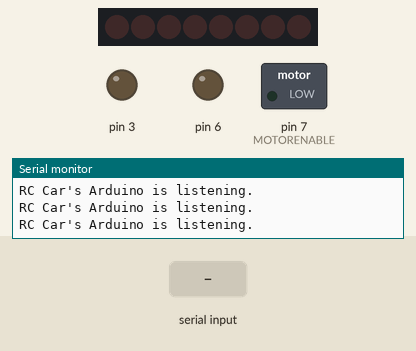
This sketch was run on a simulated Arduino Uno, built with avr-gcc and run on an emulated ATmega328P. Shown: 8 shift-register outputs drawn as a row of LEDs (first output left, lit = HIGH), switched loads named in the sketch (green lamp = pin HIGH), output pins drawn as LEDs (lit = HIGH), the last lines printed to the serial monitor. Wiring (inferred from the names in the program): shift register (74HC595): data pin 8; shift clock pin 4; latch pin 12. Wiring (inferred from the signals the program sends): row of LEDs: on Q0, Q1, Q2, Q3, Q4, Q5, Q6, Q7. Dashed ring = blinking. The test bench sets the inputs (shaded band). Pins used as bus, display or sensor lines are not drawn.

Above: at 1.2 s.
1.3 s: "30,150\n" received over Serial
At 1.59 s:
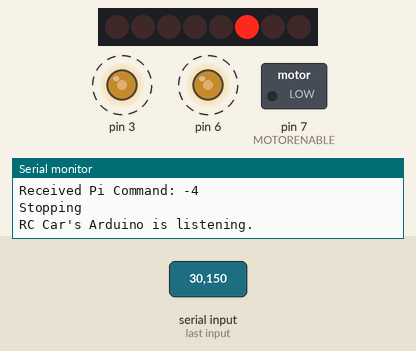
4.3 s: "90,45\n" received over Serial
At 4.57 s:
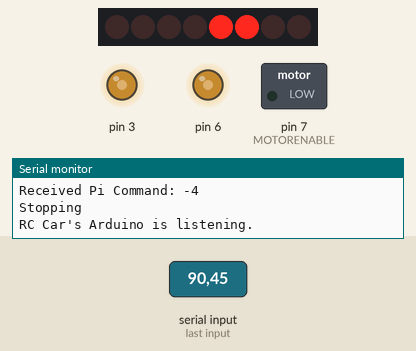
6.2 s: "2\n" received over Serial
At 6.25 s:
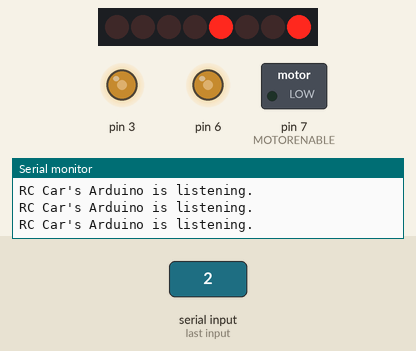
7.8 s: "1\n" received over Serial
At 7.86 s:
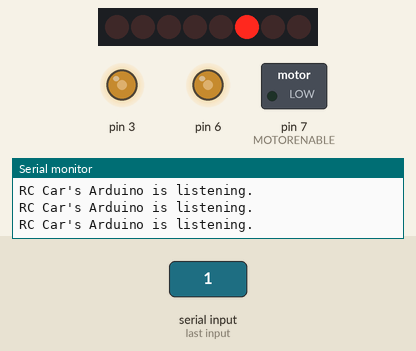
9.3 s: "3\n" received over Serial
At 9.37 s:
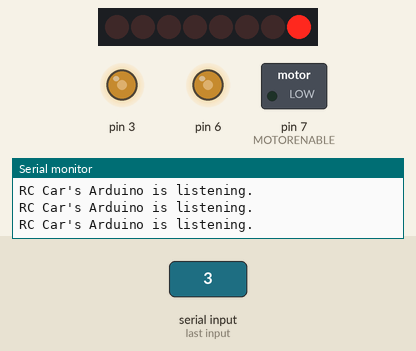
10.8 s: "4\n" received over Serial
At 12.3 s:
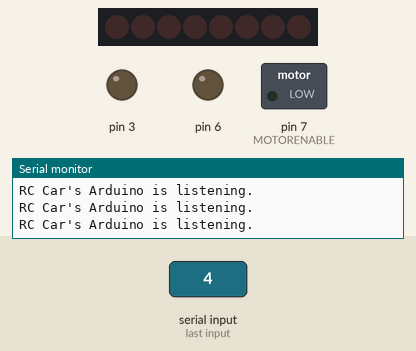
Timing chart, 0 to 13.3 s (numbered marks = the images above; inputs shaded):
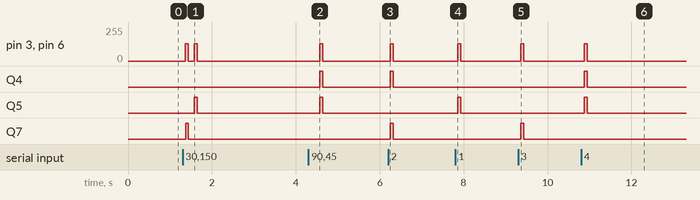

The sketch:

picar.ino
```cpp
#include <Servo.h>

//joystick settings
//#define x A0
//#define y A1
#define Speed 128 //max 255

//L293D shield settings
#define MOTORLATCH 12
#define MOTORCLK 4
#define MOTORENABLE 7
#define MOTORDATA 8

#define MOTOR1_A 2
#define MOTOR1_B 3

#define MOTOR2_A 9
#define MOTOR2_B 4

#define MOTOR3_A 5
#define MOTOR3_B 7

#define MOTOR4_A 10
#define MOTOR4_B 6

#define MOTOR1_PWM 11
#define MOTOR2_PWM 3
#define MOTOR3_PWM 6
#define MOTOR4_PWM 5

//#define SERVO1_PWM 10
//#define SERVO2_PWM 9

#define FORWARD 1
#define BACKWARD 2
#define BRAKE 3
#define RELEASE 4


Servo servo_1;
Servo servo_2;

void setup() {
  Serial.begin(9600);
  //servo_1.attach(SERVO1_PWM);
  //servo_2.attach(SERVO2_PWM);
}

void loop() {
  Serial.println("RC Car's Arduino is listening.");
  if (Serial.available() > 0) {
    int piCommand = Serial.read() - '0'; //zero trick converts to int
    Serial.print("Received Pi Command: ");
    Serial.println(piCommand);
    if (piCommand == 1) {
      // Forward
      Serial.println("Moving Forward");
      motor(2, FORWARD, Speed);
      motor(3, FORWARD, Speed);
    } else if (piCommand == 2) {
      // Backward
      Serial.println("Moving Backward");
      motor(2, BACKWARD, Speed);
      motor(3, BACKWARD, Speed);
    } else if (piCommand == 3) {
      // Turn Left
      Serial.println("Turning Left");
      motor(2, FORWARD, Speed);
      motor(3, BACKWARD, Speed);
    } else if (piCommand == 4) {
      // Turn Right
      Serial.println("Turning Right");
      motor(2, BACKWARD, Speed);
      motor(3, FORWARD, Speed);
    } else {
      // Stop both motors
      Serial.println("Stopping");
      motor(2, RELEASE, 0);
      motor(3, RELEASE, 0);
    }
  }
}


void motor(int nMotor, int command, int speed) {
  int motorA, motorB;
  if (nMotor >= 1 && nMotor <= 4) {
    switch (nMotor){
      case 1:
        motorA = MOTOR1_A;
        motorB = MOTOR1_B;
        break;
      case 2:
        motorA = MOTOR2_A;
        motorB = MOTOR2_B;
       break;
     case 3:
        motorA = MOTOR3_A;
        motorB = MOTOR3_B;
        break;
     case 4:
        motorA = MOTOR4_A;
        motorB = MOTOR4_B;
        break;
     default:
        break;
    }
   switch (command) {
    case FORWARD:
        motor_output (motorA, HIGH, speed);
        motor_output (motorB, LOW, -1); // -1: no PWM set
        break;
    case BACKWARD:
        motor_output (motorA, LOW, speed);
        motor_output (motorB, HIGH, -1); // -1: no PWM set
        break;
    case BRAKE:
        motor_output (motorA, LOW, 255); // 255: fully on.
        motor_output (motorB, LOW, -1); // -1: no PWM set
        break;
    case RELEASE:
        motor_output (motorA, LOW, 0); // 0: output floating.
        motor_output (motorB, LOW, -1); // -1: no PWM set
        break;
    default:
        break;
    }
  }
}
void motor_output (int output, int high_low, int speed) {
 int motorPWM;
switch (output){
 case MOTOR1_A:
 case MOTOR1_B:
 motorPWM = MOTOR1_PWM;
 break;
 case MOTOR2_A:
 case MOTOR2_B:
 motorPWM = MOTOR2_PWM;
 break;
 case MOTOR3_A:
 case MOTOR3_B:
 motorPWM = MOTOR3_PWM;
 break;
 case MOTOR4_A:
 case MOTOR4_B:
 motorPWM = MOTOR4_PWM;
 break;
 default:
 speed = -3333;
 break;
}
if (speed != -3333) {
 shiftWrite(output, high_low); // set PWM only if it is valid
if (speed >= 0 && speed <= 255) {
 analogWrite(motorPWM, speed);
}
}
}

void shiftWrite(int output, int high_low) {
 static int latch_copy;
 static int shift_register_initialized = false;
// Do the initialization on the fly,
// at the first time it is used.
if (!shift_register_initialized) {
// Set pins for shift register to output
 pinMode(MOTORLATCH, OUTPUT);
 pinMode(MOTORENABLE, OUTPUT);
 pinMode(MOTORDATA, OUTPUT);
 pinMode(MOTORCLK, OUTPUT);
// Set pins for shift register to default value (low);
 digitalWrite(MOTORDATA, LOW);
 digitalWrite(MOTORLATCH, LOW);
 digitalWrite(MOTORCLK, LOW);
// Enable the shift register, set Enable pin Low.
 digitalWrite(MOTORENABLE, LOW);
// start with all outputs (of the shift register) low
 latch_copy = 0;
 shift_register_initialized = true;
}

// The defines HIGH and LOW are 1 and 0.
// So this is valid.
bitWrite(latch_copy, output, high_low);
shiftOut(MOTORDATA, MOTORCLK, MSBFIRST, latch_copy);
delayMicroseconds(5); // For safety, not really needed.
digitalWrite(MOTORLATCH, HIGH);
delayMicroseconds(5); // For safety, not really needed.
digitalWrite(MOTORLATCH, LOW);
}
```

Measured:
- after the input at 1.3 s, pin 3, pin 6: alternates 128/255 for 0.07 s and 0/255 for 0.14 s, 4 changes in all, then stays 0/255, starting after 0.07 s; Q5: LOW → HIGH after 0.28 s, → LOW 0.07 s later; Q7: LOW → HIGH after 0.07 s, → LOW 0.07 s later
- after the input at 4.3 s, pin 3, pin 6: 0/255 → 128/255 after 0.27 s, → 0/255 0.07 s later; Q4, Q5: LOW → HIGH after 0.27 s, → LOW 0.07 s later
- after the input at 6.2 s, pin 3, pin 6: 0/255 → 128/255 after 0.05 s, → 0/255 0.07 s later; Q4, Q7: LOW → HIGH after 0.05 s, → LOW 0.07 s later
- after the input at 7.8 s, pin 3, pin 6: 0/255 → 128/255 after 0.06 s, → 0/255 0.07 s later; Q5: LOW → HIGH after 0.06 s, → LOW 0.07 s later
- after the input at 9.3 s, pin 3, pin 6: 0/255 → 128/255 after 0.07 s, → 0/255 0.07 s later; Q7: LOW → HIGH after 0.07 s, → LOW 0.07 s later
- after the input at 10.8 s, pin 3, pin 6: 0/255 → 128/255 after 0.07 s, → 0/255 0.07 s later; Q4, Q5: LOW → HIGH after 0.08 s, → LOW 0.07 s later
